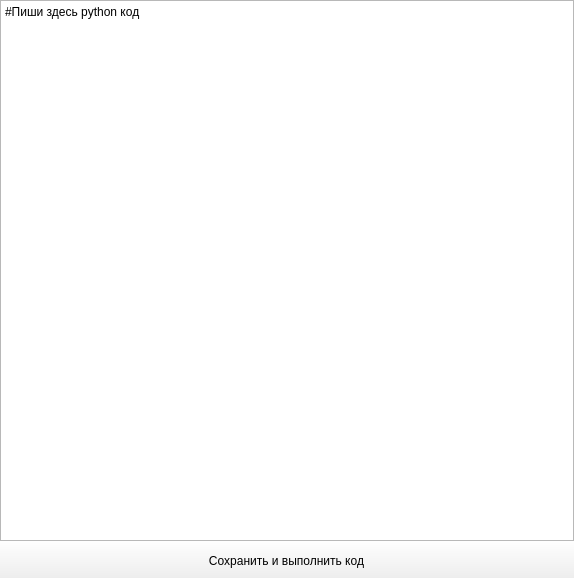
<?xml version="1.0" encoding="UTF-8"?>
<ui version="4.0">
 <class>MainWindow</class>
 <widget class="QMainWindow" name="MainWindow">
  <property name="geometry">
   <rect>
    <x>0</x>
    <y>0</y>
    <width>574</width>
    <height>578</height>
   </rect>
  </property>
  <property name="windowTitle">
   <string>Кодер</string>
  </property>
  <widget class="QWidget" name="centralwidget">
   <widget class="QPushButton" name="pushButton">
    <property name="geometry">
     <rect>
      <x>-4</x>
      <y>540</y>
      <width>581</width>
      <height>41</height>
     </rect>
    </property>
    <property name="styleSheet">
     <string notr="true">font: 16pt &quot;Onyx&quot;;</string>
    </property>
    <property name="text">
     <string>Сохранить и выполнить код</string>
    </property>
   </widget>
   <widget class="QPlainTextEdit" name="plainTextEdit">
    <property name="geometry">
     <rect>
      <x>0</x>
      <y>0</y>
      <width>574</width>
      <height>541</height>
     </rect>
    </property>
    <property name="styleSheet">
     <string notr="true">font: 12pt &quot;MS Shell Dlg 2&quot;;</string>
    </property>
    <property name="plainText">
     <string>#Пиши здесь python код</string>
    </property>
   </widget>
  </widget>
 </widget>
 <resources/>
 <connections/>
</ui>
